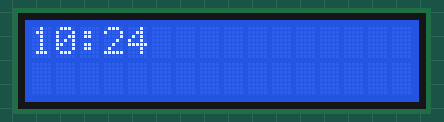
A sketch run on a simulated ESP32. Shown: 16×2 character LCD. WiFi joins after 1.5 s; servers stay silent unless stated; the local clock reads 2024-03-15 10:24:30 at power-on unless the sketch sets it; what the sketch prints to the serial monitor is not drawn.

Above: at 1.6 s.
At 31.6 s:
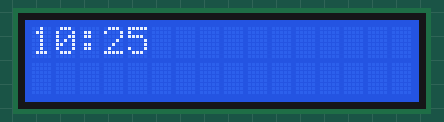
At 91.7 s:
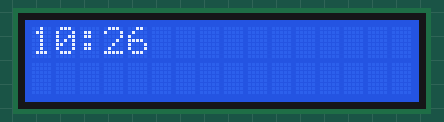

The sketch:

ntpserver.ino
```cpp
#include <WiFi.h>
#include "time.h"
#include <Wire.h>
#include <LiquidCrystal_I2C.h>

#define SDA_PIN 0
#define SCL_PIN 4

const char* ssid = "DEINWLANNAME";
const char* password = "DEINWLANPW";

const char* ntpServer = "time.cloudflare.com";
const long gmtOffset_sec = 3600;      // GMT +1: 3600 Sekunden Offset
const int   daylightOffset_sec = 0; // Lass die Anpassung automatisch erfolgen

struct tm timeinfo;  // Deklariere timeinfo als globale Variable

LiquidCrystal_I2C lcd(0x27, 16, 2);  // Erstelle ein LCD-Objekt. Adresse: 0x27, 16 Zeichen und 2 Zeilen

void setup() {
  Serial.begin(115200);
  Wire.begin(SDA_PIN, SCL_PIN);

  // Initialisiere das LCD
  lcd.init();
  lcd.backlight();

  // Verbinde mit WiFi
  connectToWiFi(ssid, password);

  // Initialisiere Zeit
  initializeTime();
}

void loop() {
  String currentTime = getHHMM();  // Hole die aktuelle Zeit als String
  Serial.println(currentTime);     // Ausgabe in der Konsole
  lcd.setCursor(0, 0);             // Setze den Cursor auf den Anfang der ersten Zeile
  lcd.print(currentTime);          // Zeige die Zeit auf dem LCD an
  delay(10000);                    // Aktualisiere die Zeit alle 10 Sekunden
}

void connectToWiFi(const char* ssid, const char* password) {
  Serial.println("Verbinde mit WiFi Netzwerk");
  WiFi.begin(ssid, password);
  while (WiFi.status() != WL_CONNECTED) {
    delay(500);
    Serial.print(".");
  }
  Serial.println("WiFi verbunden.");
}

void initializeTime() {
  // Konfiguriere Zeitserver und Zeitzone
  configTime(gmtOffset_sec, daylightOffset_sec, ntpServer);
  Serial.println("Warte auf Zeit synchronisation...");
  while (!getLocalTime(&timeinfo)) {
    Serial.print(".");
    delay(1000);
  }
  Serial.println("Zeit synchronisiert");
}

String getHHMM() {
  if (!getLocalTime(&timeinfo)) {
    return "Fehler";  // Falls keine Zeit abgerufen werden kann
  }
  char timeString[6];  // HH:MM + Null-Terminator
  strftime(timeString, sizeof(timeString), "%H:%M", &timeinfo);
  return String(timeString);  // Konvertiere den char-Array in ein String-Objekt und gebe es zurück
}
```

Measured:
- what the display in image 0 shows lasts 30.0 s, from 1.6 s to 31.6 s
- what the display in image 1 shows lasts 60.0 s, from 31.6 s to 91.6 s
